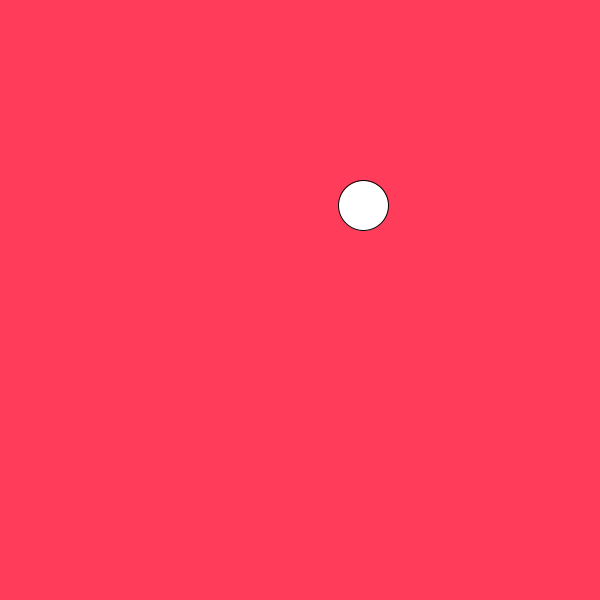
Frame 1 (no input)
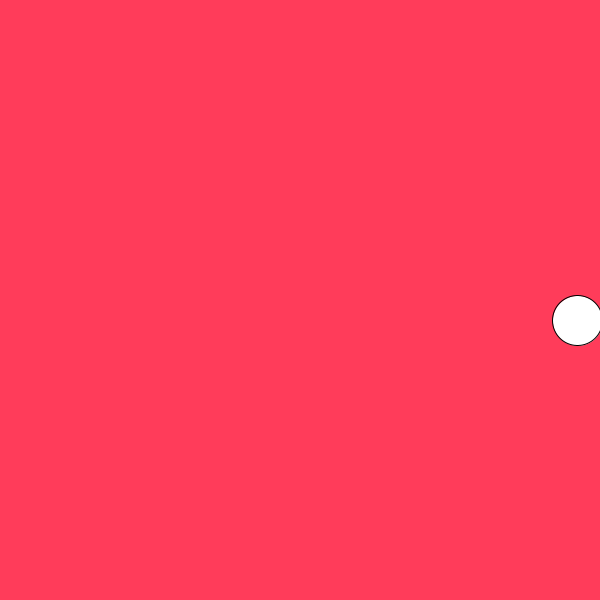
Frame 60 (the mouse pressed at the canvas centre just before this capture)
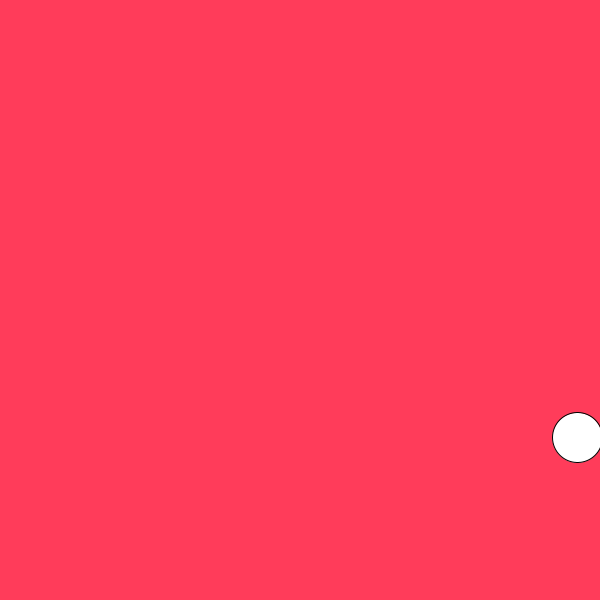
Frame 120 (the mouse held since frame 60 and released just before this capture)

The Processing sketch that drew these frames (run headless with seeded random() and noise(); from frame 60 on, the mouse is pressed at the canvas centre):

// Processing sketch: sketch_220220a
// ── sketch_220220a.pde
//float x, y, vx, vy, d;
float d;
PVector position, velocity;
void setup(){
size(600,600);
position = new PVector(random(100,500), random(100,500)); //that's how we initialise pvectors
d = 50;
velocity = new PVector(random(1,5), random(1,5));
}
void draw(){
background(255, 60,90);
position.add(velocity); //changing the position of the ball
if (position.x>=width-d/2 || position.x<0+d/2){
  velocity.x = velocity.x*(-0.9); //slowing down horizontal momvement and reversing its direction
}
if (position.y>=height-d/2 || position.y<d/2){
  velocity.y = velocity.y*(-0.9); //same as 14 but for vertical axis
}
circle(position.x, position.y, d);
if (frameCount%3==0){ //to make the ball slow down process slower, apply friction every 3rd frame
  velocity.mult(0.99999); //applying friction
}

}
